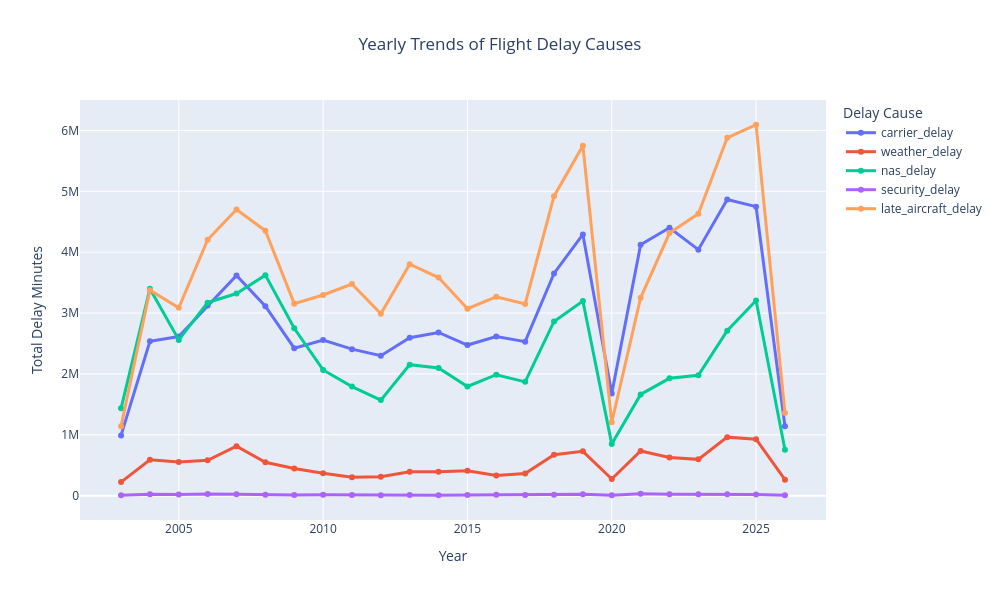

The notebook cell saved with this chart:
### Markdown cell above
## Interactive exploration

### Code cell
import pandas as pd
import plotly.express as px

# Create yearly totals
yearly_df = df.groupby("year")[delay_causes].sum().reset_index()

# Convert to long format for Plotly
yearly_long = yearly_df.melt(
    id_vars="year",
    var_name="Delay Cause",
    value_name="Delay Minutes"
)

# Interactive line chart
fig = px.line(
    yearly_long,
    x="year",
    y="Delay Minutes",
    color="Delay Cause",
    markers=True,
    title="Yearly Trends of Flight Delay Causes",
    hover_data={
        "year": True,
        "Delay Minutes": ":,"
    }
)

# Improve layout
fig.update_layout(
    width=1000,
    height=600,
    title_x=0.5,
    xaxis_title="Year",
    yaxis_title="Total Delay Minutes",
    legend_title="Delay Cause"
)

# Allow clicking legend items to hide/show causes
fig.update_traces(line=dict(width=3))

fig.show()

### Figure 1 — Plotly figure (JSON) as saved in the notebook; plotly's stock layout.template omitted (floating-point values rounded to 4 significant figures)
{"data": [{"hovertemplate": "Delay Cause=carrier_delay<br>year=%{x}<br>Delay Minutes=%{y:,}<extra></extra>", "legendgroup": "carrier_delay", "line": {"color": "#636efa", "dash": "solid", "width": 3}, "marker": {"symbol": "circle"}, "mode": "lines+markers", "name": "carrier_delay", "orientation": "v", "showlegend": true, "type": "scatter", "x": [2003, 2004, 2005, 2006, 2007, 2008, 2009, 2010, 2011, 2012, 2013, 2014, 2015, 2016, 2017, 2018, 2019, 2020, 2021, 2022, 2023, 2024, 2025, 2026], "xaxis": "x", "y": [989900.0, 2535000.0, 2614000.0, 3122000.0, 3617000.0, 3113000.0, 2423000.0, 2556000.0, 2407000.0, 2298000.0, 2596000.0, 2681000.0, 2474000.0, 2613000.0, 2530000.0, 3652000.0, 4291000.0, 1679000.0, 4124000.0, 4401000.0, 4042000.0, 4865000.0, 4748000.0, 1140000.0], "yaxis": "y"}, {"hovertemplate": "Delay Cause=weather_delay<br>year=%{x}<br>Delay Minutes=%{y:,}<extra></extra>", "legendgroup": "weather_delay", "line": {"color": "#EF553B", "dash": "solid", "width": 3}, "marker": {"symbol": "circle"}, "mode": "lines+markers", "name": "weather_delay", "orientation": "v", "showlegend": true, "type": "scatter", "x": [2003, 2004, 2005, 2006, 2007, 2008, 2009, 2010, 2011, 2012, 2013, 2014, 2015, 2016, 2017, 2018, 2019, 2020, 2021, 2022, 2023, 2024, 2025, 2026], "xaxis": "x", "y": [223300.0, 590400.0, 551200.0, 582000.0, 812400.0, 548000.0, 445700.0, 367400.0, 303800.0, 309200.0, 392800.0, 391200.0, 407700.0, 333100.0, 364900.0, 671700.0, 727900.0, 274500.0, 734900.0, 628700.0, 596500.0, 961700.0, 927600.0, 262300.0], "yaxis": "y"}, {"hovertemplate": "Delay Cause=nas_delay<br>year=%{x}<br>Delay Minutes=%{y:,}<extra></extra>", "legendgroup": "nas_delay", "line": {"color": "#00cc96", "dash": "solid", "width": 3}, "marker": {"symbol": "circle"}, "mode": "lines+markers", "name": "nas_delay", "orientation": "v", "showlegend": true, "type": "scatter", "x": [2003, 2004, 2005, 2006, 2007, 2008, 2009, 2010, 2011, 2012, 2013, 2014, 2015, 2016, 2017, 2018, 2019, 2020, 2021, 2022, 2023, 2024, 2025, 2026], "xaxis": "x", "y": [1436000.0, 3400000.0, 2559000.0, 3171000.0, 3321000.0, 3623000.0, 2749000.0, 2065000.0, 1792000.0, 1570000.0, 2153000.0, 2097000.0, 1794000.0, 1987000.0, 1869000.0, 2862000.0, 3198000.0, 847200.0, 1662000.0, 1928000.0, 1977000.0, 2709000.0, 3206000.0, 753600.0], "yaxis": "y"}, {"hovertemplate": "Delay Cause=security_delay<br>year=%{x}<br>Delay Minutes=%{y:,}<extra></extra>", "legendgroup": "security_delay", "line": {"color": "#ab63fa", "dash": "solid", "width": 3}, "marker": {"symbol": "circle"}, "mode": "lines+markers", "name": "security_delay", "orientation": "v", "showlegend": true, "type": "scatter", "x": [2003, 2004, 2005, 2006, 2007, 2008, 2009, 2010, 2011, 2012, 2013, 2014, 2015, 2016, 2017, 2018, 2019, 2020, 2021, 2022, 2023, 2024, 2025, 2026], "xaxis": "x", "y": [8865.0, 24140.0, 17820.0, 28230.0, 23540.0, 14160.0, 9780.0, 14690.0, 11050.0, 8575.0, 12110.0, 8602.0, 11400.0, 13720.0, 10270.0, 15140.0, 21880.0, 7799.0, 31860.0, 22940.0, 23590.0, 21400.0, 19860.0, 6856.0], "yaxis": "y"}, {"hovertemplate": "Delay Cause=late_aircraft_delay<br>year=%{x}<br>Delay Minutes=%{y:,}<extra></extra>", "legendgroup": "late_aircraft_delay", "line": {"color": "#FFA15A", "dash": "solid", "width": 3}, "marker": {"symbol": "circle"}, "mode": "lines+markers", "name": "late_aircraft_delay", "orientation": "v", "showlegend": true, "type": "scatter", "x": [2003, 2004, 2005, 2006, 2007, 2008, 2009, 2010, 2011, 2012, 2013, 2014, 2015, 2016, 2017, 2018, 2019, 2020, 2021, 2022, 2023, 2024, 2025, 2026], "xaxis": "x", "y": [1139000.0, 3375000.0, 3086000.0, 4204000.0, 4702000.0, 4352000.0, 3154000.0, 3297000.0, 3477000.0, 2989000.0, 3802000.0, 3583000.0, 3071000.0, 3266000.0, 3149000.0, 4920000.0, 5749000.0, 1205000.0, 3251000.0, 4314000.0, 4629000.0, 5878000.0, 6093000.0, 1358000.0], "yaxis": "y"}], "layout": {"height": 600, "legend": {"title": {"text": "Delay Cause"}, "tracegroupgap": 0}, "title": {"text": "Yearly Trends of Flight Delay Causes", "x": 0.5}, "width": 1000, "xaxis": {"anchor": "y", "domain": [0, 1], "title": {"text": "Year"}}, "yaxis": {"anchor": "x", "domain": [0, 1], "title": {"text": "Total Delay Minutes"}}}}
